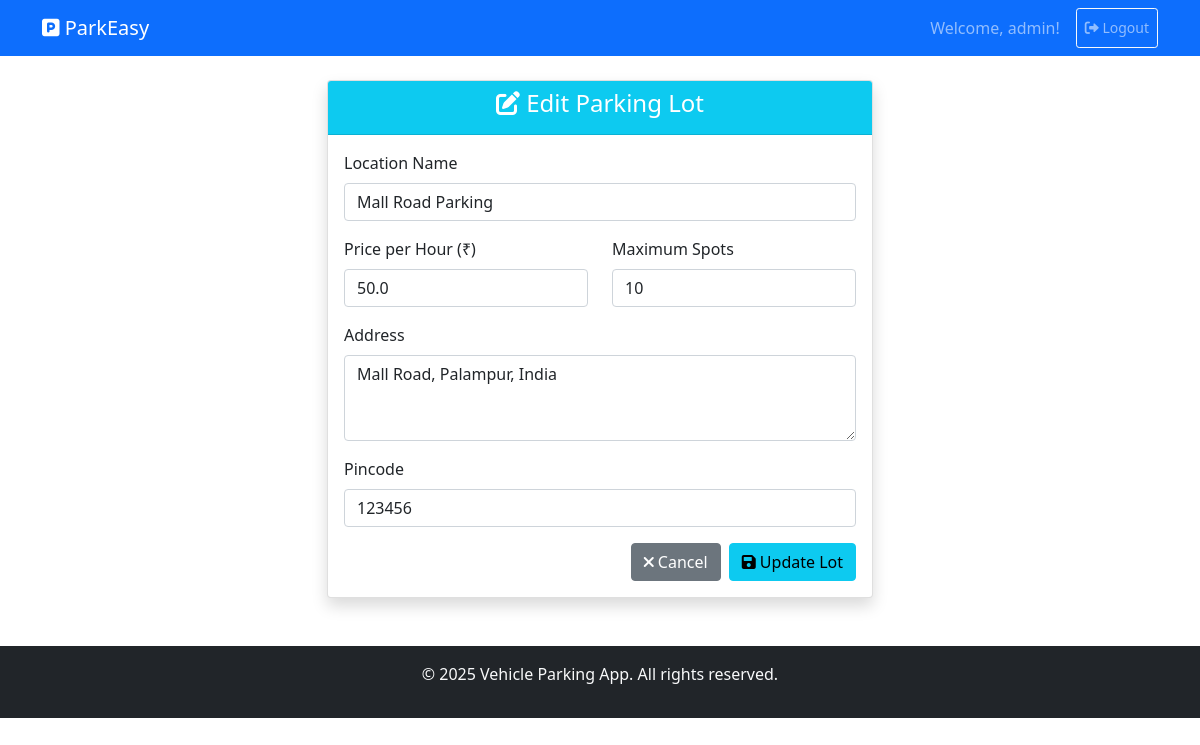
Screenshot of /admin/edit-lot/1 (signed in) with the database file from the repository.
### backend/models.py (models this page shows)
class ParkingLot(db.Model):
    __tablename__ = 'parking_lots'
    id = db.Column(db.Integer, primary_key=True)
    prime_location_name = db.Column(db.String(120), nullable=False)
    price = db.Column(db.Float, nullable=False)
    address = db.Column(db.String(200), nullable=False)
    pincode = db.Column(db.String(10), nullable=False)
    max_spots = db.Column(db.Integer, nullable=False)
    created_at = db.Column(db.DateTime, default=datetime.utcnow)
    spots = db.relationship('ParkingSpot', backref='lot', lazy=True, cascade="all, delete-orphan")

### app.py (the view, shortened to what this page needs)
    @app.route('/admin/edit-lot/<int:lot_id>', methods=['GET', 'POST'])
    def admin_edit_lot(lot_id):
        if session.get('role') != 'admin':
            return redirect(url_for('login'))
        lot = ParkingLot.query.get_or_404(lot_id)
        return render_template('admin_edit_lot.html', lot=lot)

### templates/admin_edit_lot.html (shortened to what this page needs)
{% extends "base.html" %}
{% block content %}
<div class="row justify-content-center">
  <div class="col-md-8 col-lg-6">
    <div class="card shadow">
      <div class="card-header text-center bg-info text-white">
        <h4><i class="fas fa-edit"></i> Edit Parking Lot</h4>
      </div>
      <div class="card-body">
        <form method="POST">
          <div class="mb-3">
            <label class="form-label">Location Name</label>
            <input type="text" name="name" class="form-control"
                   value="{{ lot.prime_location_name }}" required>
          </div>
          <div class="row">
            <div class="col-md-6 mb-3">
              <label class="form-label">Price per Hour (₹)</label>
              <input type="number" name="price" class="form-control"
                     step="0.01" min="0" value="{{ lot.price }}" required>
            </div>
            <div class="col-md-6 mb-3">
              <label class="form-label">Maximum Spots</label>
              <input type="number" name="max_spots" class="form-control"
                     min="1" value="{{ lot.max_spots }}" required>
            </div>
          </div>
          <div class="mb-3">
            <label class="form-label">Address</label>
            <textarea name="address" rows="3" class="form-control" required>{{ lot.address }}</textarea>
          </div>
          <div class="mb-3">
            <label class="form-label">Pincode</label>
            <input type="text" name="pincode" class="form-control"
                   pattern="[0-9]{6}" value="{{ lot.pincode }}" required>
          </div>
          <div class="d-grid gap-2 d-md-flex justify-content-md-end">
            <a href="{{ url_for('admin_manage_lots') }}" class="btn btn-secondary">
              <i class="fas fa-times"></i> Cancel
            </a>
            <button type="submit" class="btn btn-info">
              <i class="fas fa-save"></i> Update Lot
            </button>
          </div>
        </form>
      </div>
    </div>
  </div>
</div>
{% endblock %}

### rows the page displays
ParkingLot: name "Mall Road Parking", price "50.0", max_spots "10", address "Mall Road, Palampur, India", pincode "123456"

### other values shown
{{ session.username }} "admin"
